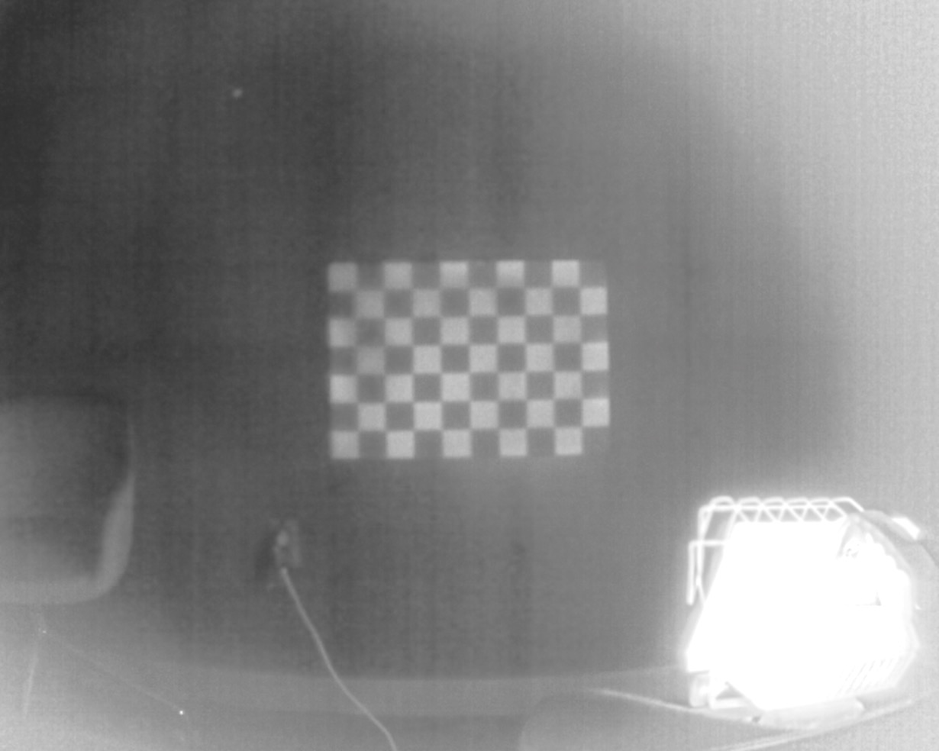
#> input picture assets/check9.png, 939 x 751 px, shrunk from 1230 x 984 before the run
$ python checkerboard.py
#> lines starting #> are read from the running program, lines starting #| are printed output that depends on the picture; after the words box and inside, x2 and y2 are one past the last pixel; in counts of white or black regions, pixels touching at a corner belong together
import cv2
import numpy as np

# # Load images
image = cv2.imread("../assets/check9.png")
#> image is the input picture: shape (751, 939, 3); mean B, G, R 131.9, 131.9, 131.9

# Get the dimensions of the image
height, width, _ = image.shape
#> height = 751; width = 939

# Define the dimensions of each section
section_height = height // 3
#> section_height = 250
section_width = width // 3
#> section_width = 313

# Create a mask to color everything black
mask = np.zeros((height, width), dtype=np.uint8)

# Define the indices of the middle section
start_row = section_height
#> start_row = 250
end_row = 2 * section_height
#> end_row = 500
start_col = section_width
#> start_col = 313
end_col = 2 * section_width
#> end_col = 626

# Color everything black except the middle section
mask[start_row:end_row, start_col:end_col] = 255

# Apply the mask to the original image
result = cv2.bitwise_and(image, image, mask=mask)
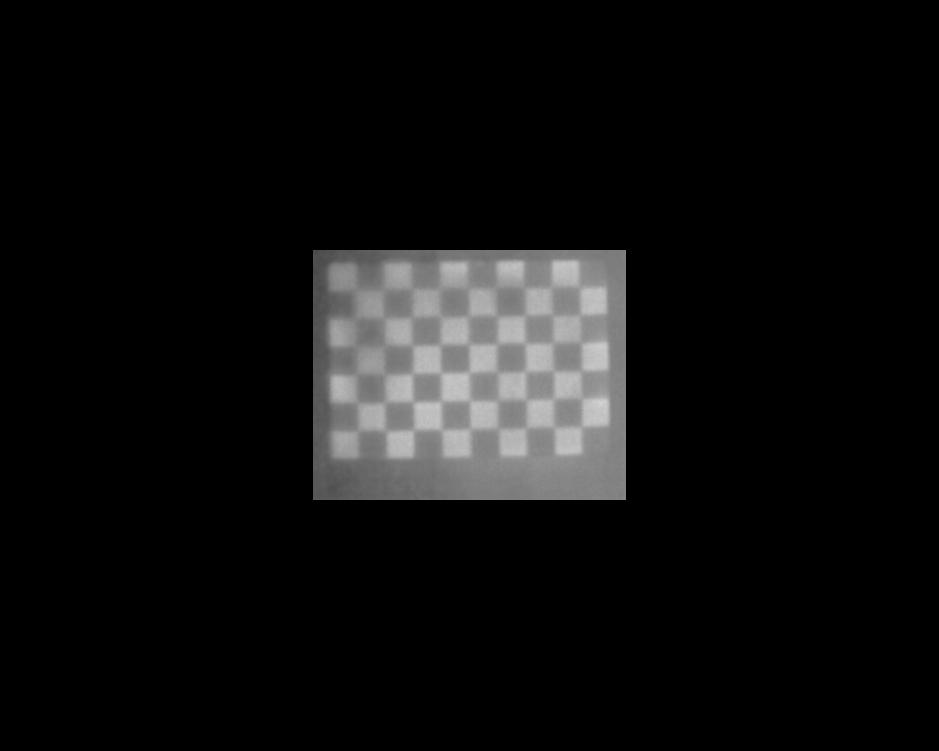
#> result: shape (751, 939, 3); min 0, max 212, mean 15.7

gray = cv2.cvtColor(result, cv2.COLOR_BGR2GRAY)

# Apply Canny edge detection
edges = cv2.Canny(gray, 50, 150)
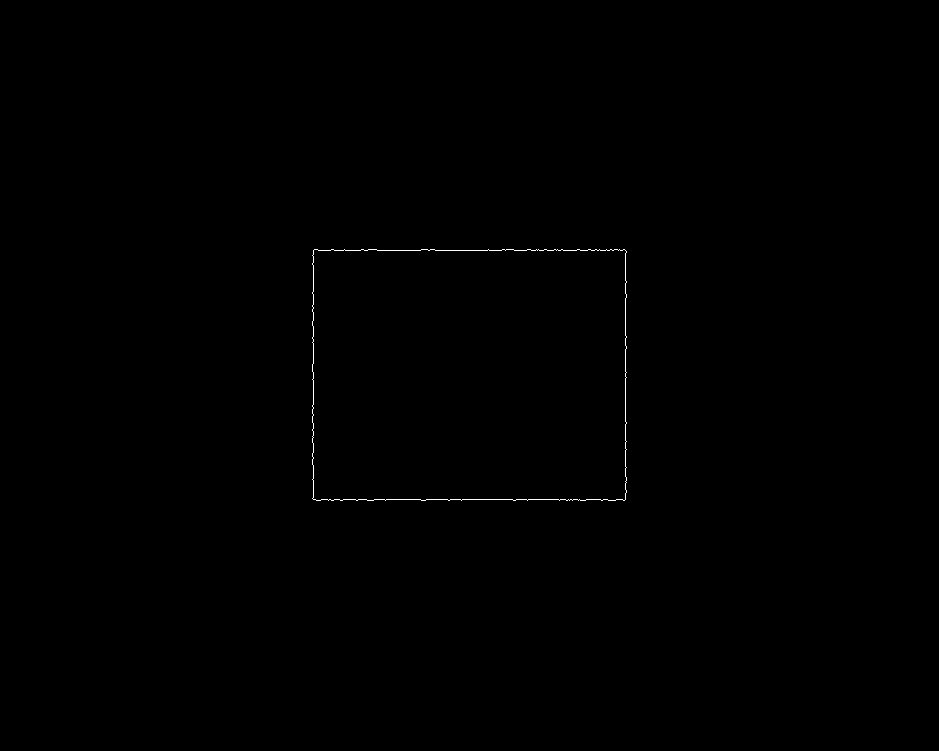
#> edges: shape (751, 939); 0.16% white in thin lines or dots, all inside (x1, y1, x2, y2) = (312, 249, 627, 501)

# Find contours in the edged image
contours, _ = cv2.findContours(edges.copy(), cv2.RETR_EXTERNAL, cv2.CHAIN_APPROX_SIMPLE)
#> contours = 1 contour; box (x1, y1, x2, y2) and area: (312, 249, 627, 501) 77912

# Loop over the contours to find rectangles
for contour in contours:
    # Approximate the contour to a polygon
    perimeter = cv2.arcLength(contour, True)
    approx = cv2.approxPolyDP(contour, 0.02 * perimeter, True)

    # Check if the contour is a rectangle
    if len(approx) == 4:
        # Create a mask with everything outside the rectangle
        mask = np.zeros_like(gray)
        cv2.drawContours(mask, [approx], 0, (255), -1)
        mask = cv2.bitwise_not(mask)

        # Set everything outside the rectangle to black
        result[mask != 0] = [0, 0, 0]  # Set to black color
        break
#> this loop made 1 pass
#> (perimeter, approx) on pass 1: (1189.1, [[313, 250], [313, 499], [625, 499], [624, 249]])
#> pass 1, `mask = cv2.bitwise_not(mask)`:
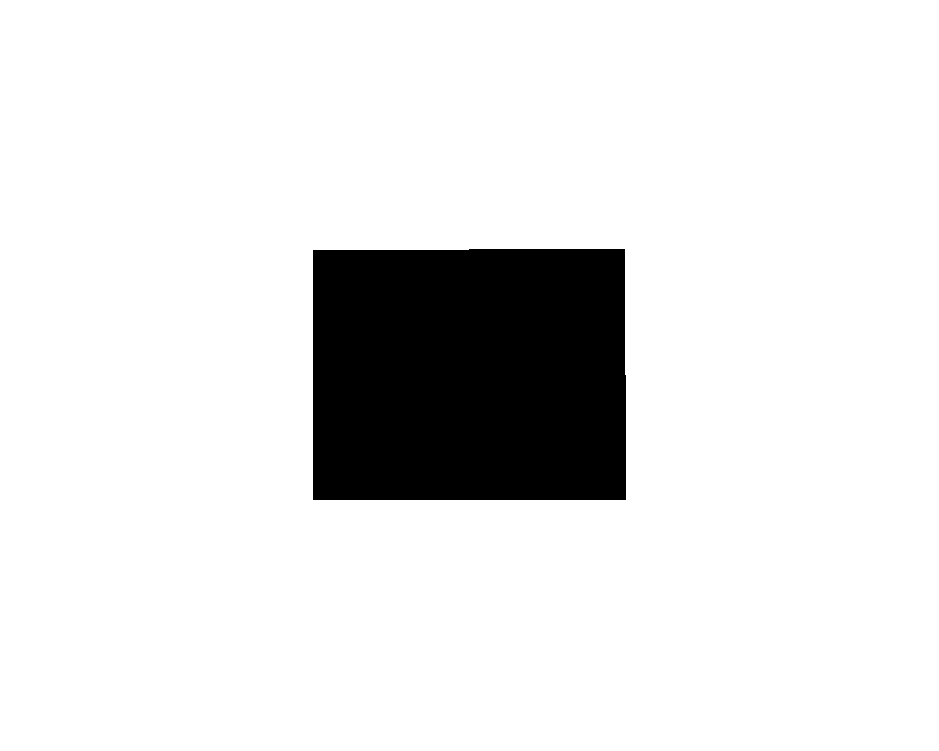
#> mask: shape (751, 939); 88.9% white; 1 black region, box (x1, y1, x2, y2) and area: (313, 249, 626, 500) 78281
#> after the loop: result: shape (751, 939, 3); 0.02% of pixels changed, all inside (x1, y1, x2, y2) = (625, 250, 626, 375)

# Display the result
cv2.imshow('Result', result)
cv2.waitKey(0)
cv2.destroyAllWindows()


# [6 lines of commented-out code are left out]

$ run again, with assets/check7.png copied over assets/check9.png
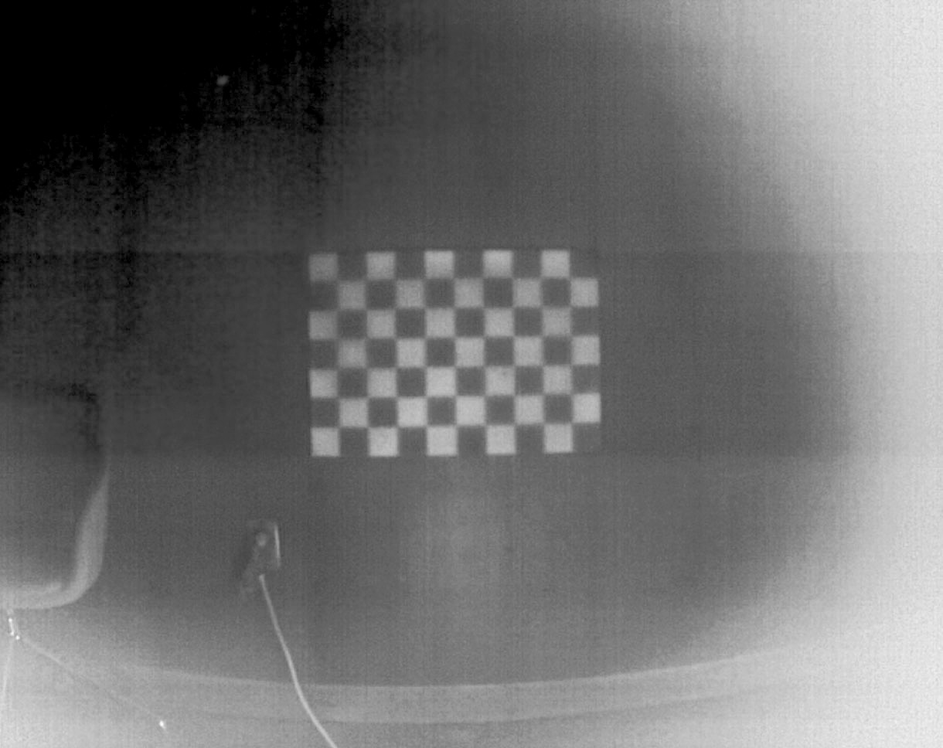
#> input picture assets/check7.png, 943 x 748 px, shrunk from 1220 x 968 before the run
#> image is the input picture: shape (748, 943, 3); min 0, max 252, mean 109.6
#> `result = cv2.bitwise_and(image, image, mask=mask)`:
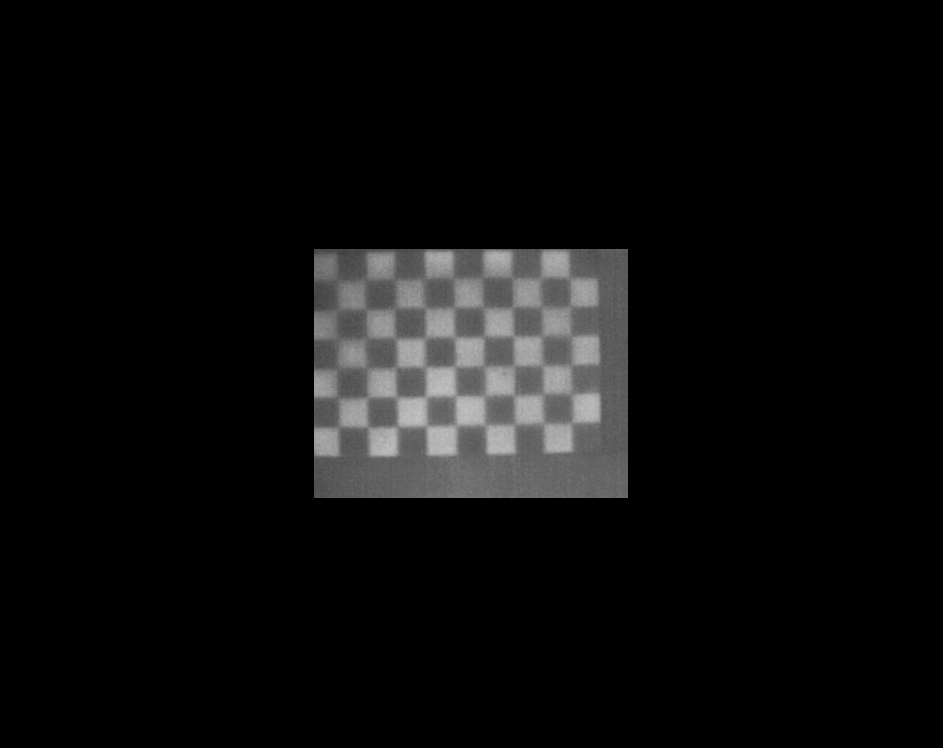
#> result: shape (748, 943, 3); min 0, max 196, mean 13.1
#> `edges = cv2.Canny(gray, 50, 150)`:
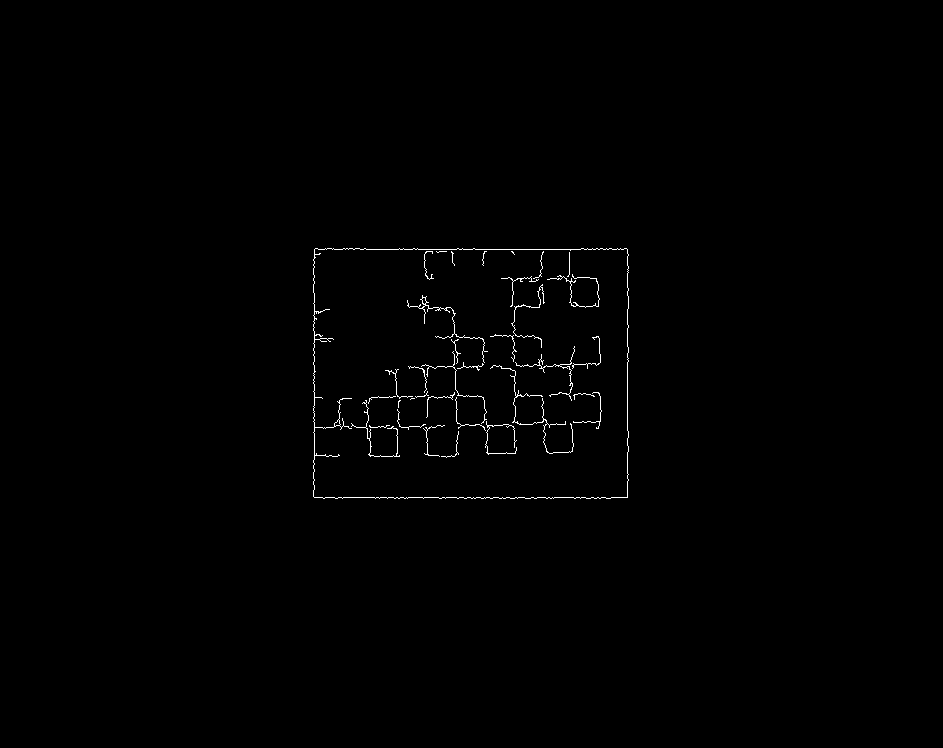
#> edges: shape (748, 943); 0.54% white in thin lines or dots, all inside (x1, y1, x2, y2) = (313, 248, 629, 499)
#> contours = 1 contour; box (x1, y1, x2, y2) and area: (313, 248, 629, 499) 77892
#> the loop `for contour in contours:` made 1 pass
#> (perimeter, approx) on pass 1: (1209, [[314, 249], [314, 497], [627, 497], [626, 248]])
